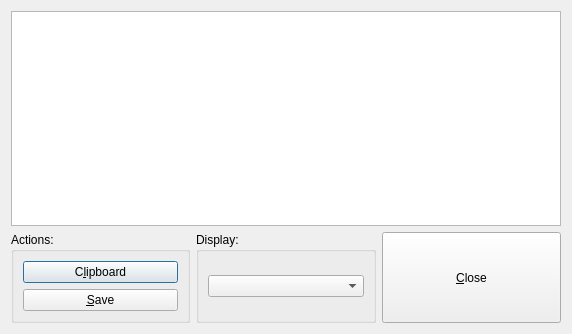
<?xml version="1.0" encoding="UTF-8"?>
<ui version="4.0">
 <class>StreamDataDialog</class>
 <widget class="QDialog" name="StreamDataDialog">
  <property name="windowModality">
   <enum>Qt::WindowModal</enum>
  </property>
  <property name="geometry">
   <rect>
    <x>0</x>
    <y>0</y>
    <width>572</width>
    <height>334</height>
   </rect>
  </property>
  <property name="windowTitle">
   <string>Stream data</string>
  </property>
  <property name="windowIcon">
   <iconset resource="resources.qrc">
    <normaloff>:/icons/app_icon</normaloff>:/icons/app_icon</iconset>
  </property>
  <layout class="QVBoxLayout" name="verticalLayout_3">
   <item>
    <layout class="QVBoxLayout" name="verticalLayout_2">
     <item>
      <widget class="QPlainTextEdit" name="uiStreamData">
       <property name="readOnly">
        <bool>true</bool>
       </property>
      </widget>
     </item>
     <item>
      <layout class="QHBoxLayout" name="horizontalLayout">
       <item>
        <widget class="QGroupBox" name="uiOpsGroup">
         <property name="title">
          <string>Actions:</string>
         </property>
         <layout class="QVBoxLayout" name="verticalLayout">
          <item>
           <widget class="QPushButton" name="uiClipboardBtn">
            <property name="text">
             <string>C&amp;lipboard</string>
            </property>
           </widget>
          </item>
          <item>
           <widget class="QPushButton" name="uiSaveToFileBtn">
            <property name="text">
             <string>&amp;Save</string>
            </property>
           </widget>
          </item>
         </layout>
        </widget>
       </item>
       <item>
        <widget class="QGroupBox" name="uiDisplayGroup">
         <property name="title">
          <string>Display:</string>
         </property>
         <layout class="QVBoxLayout" name="verticalLayout_4">
          <item>
           <widget class="QComboBox" name="uiDisplayModeCombo">
            <property name="currentIndex">
             <number>-1</number>
            </property>
           </widget>
          </item>
         </layout>
        </widget>
       </item>
       <item>
        <widget class="QPushButton" name="uiCloseBtn">
         <property name="sizePolicy">
          <sizepolicy hsizetype="Minimum" vsizetype="Minimum">
           <horstretch>0</horstretch>
           <verstretch>0</verstretch>
          </sizepolicy>
         </property>
         <property name="text">
          <string>&amp;Close</string>
         </property>
        </widget>
       </item>
      </layout>
     </item>
    </layout>
   </item>
  </layout>
 </widget>
 <resources>
  <include location="resources.qrc"/>
 </resources>
 <connections/>
</ui>
